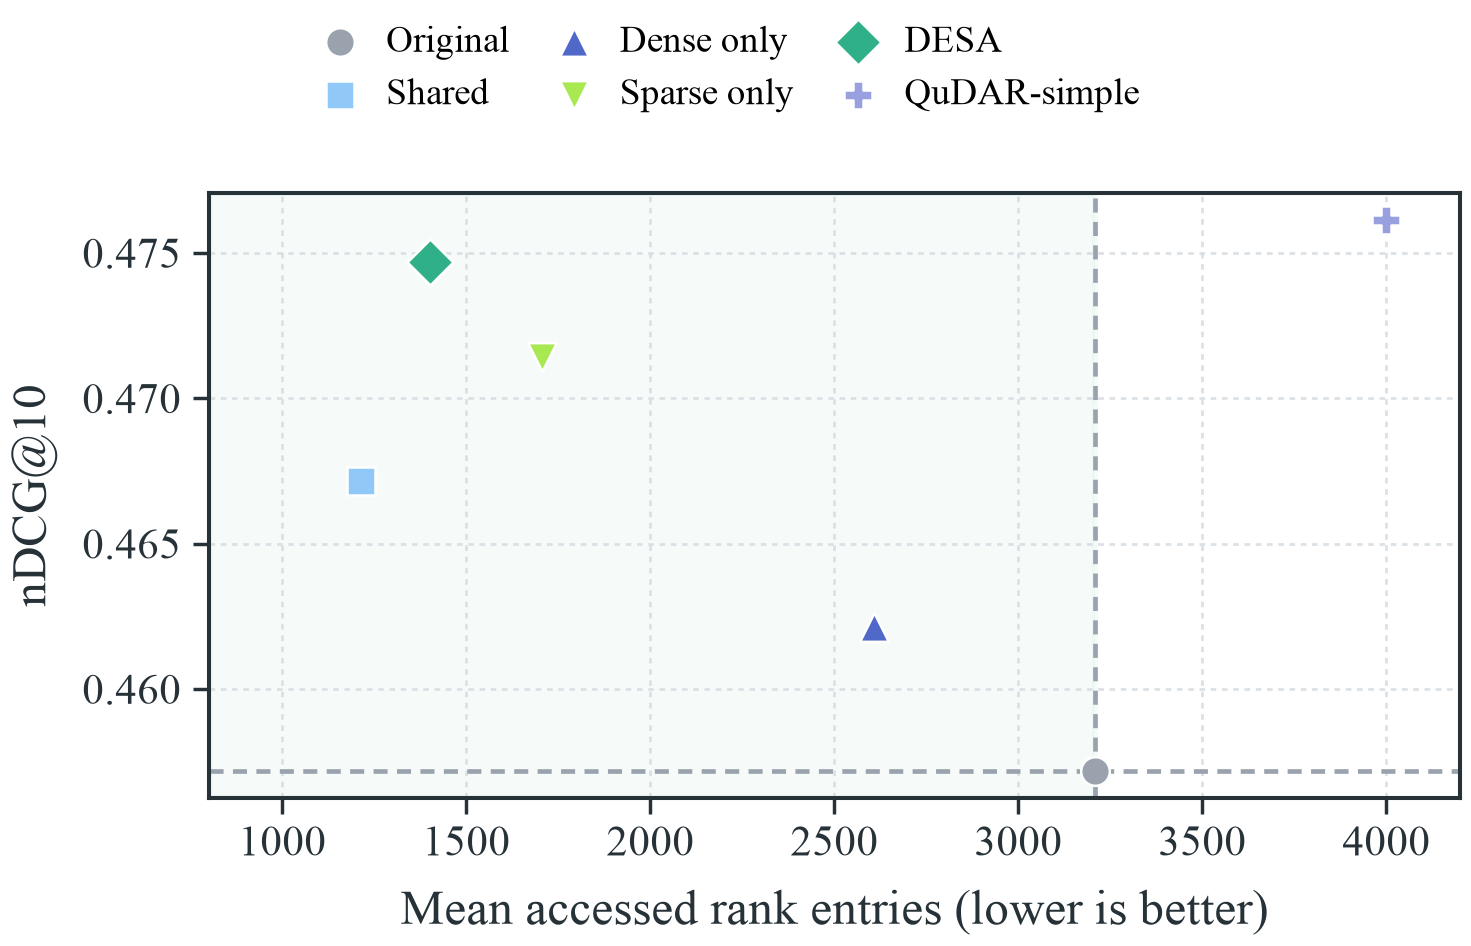

Python code for this plot:
from __future__ import annotations

import sys
from pathlib import Path

import matplotlib
import pandas as pd

matplotlib.use("Agg")
import matplotlib.pyplot as plt

ROOT = Path(__file__).resolve().parents[2]
sys.path.insert(0, str(ROOT / "figures"))

from qudar_style import COLORS, MARKERS, apply_style, finish_axis, save_figure


RESULTS = ROOT / "report" / "main-results.csv"
QUDAR = ROOT / "report" / "qudar-baseline-results.csv"

METHODS = (
    ("original", "Original", "original"),
    ("bridge_shared", "Shared", "shared"),
    ("dense_only", "Dense only", "dense"),
    ("sparse_only", "Sparse only", "sparse"),
    ("proposed", "DESA", "desa"),
)


def _macro_results() -> pd.DataFrame:
    frame = pd.read_csv(RESULTS)
    macro = (
        frame.groupby("method", as_index=False)[
            ["ndcg_at_10", "recall_at_20", "dense_depth", "sparse_depth"]
        ]
        .mean()
        .set_index("method")
    )
    macro["total_depth"] = macro["dense_depth"] + macro["sparse_depth"]
    original_depth = float(macro.loc["original", "total_depth"])
    qudar = pd.read_csv(QUDAR)
    qudar_macro = qudar[qudar["method"] == "qudar_simple_rrf_matched"][
        ["ndcg_at_10", "recall_at_20"]
    ].mean()
    macro.loc["qudar_simple_rrf_matched", "ndcg_at_10"] = qudar_macro["ndcg_at_10"]
    macro.loc["qudar_simple_rrf_matched", "recall_at_20"] = qudar_macro[
        "recall_at_20"
    ]
    macro.loc["qudar_simple_rrf_matched", "total_depth"] = 4000.0
    return macro


def main() -> None:
    apply_style()
    macro = _macro_results()
    fig, axis = plt.subplots(figsize=(3.35, 2.28))
    plot_methods = (*METHODS, ("qudar_simple_rrf_matched", "QuDAR-simple", "qudar"))

    metric = "ndcg_at_10"
    original_value = float(macro.loc["original", metric])
    original_depth = float(macro.loc["original", "total_depth"])
    axis.axvspan(800, original_depth, color=COLORS["desa"], alpha=0.045, zorder=0)
    axis.axvline(
        original_depth,
        color=COLORS["original"],
        linewidth=0.75,
        linestyle=(0, (3, 2)),
    )
    axis.axhline(
        original_value,
        color=COLORS["original"],
        linewidth=0.75,
        linestyle=(0, (3, 2)),
    )
    for method, label, style_key in plot_methods:
        axis.scatter(
            macro.loc[method, "total_depth"],
            macro.loc[method, metric],
            s=27 if style_key == "desa" else 21,
            marker=MARKERS[style_key],
            facecolor=COLORS[style_key],
            edgecolor="white",
            linewidth=0.4,
            zorder=3,
            label=label,
        )
    axis.set_ylabel("nDCG@10")
    axis.set_xlim(800, 4200)
    axis.set_xlabel("Mean accessed rank entries (lower is better)")
    finish_axis(axis)

    handles, labels = axis.get_legend_handles_labels()
    fig.legend(
        handles,
        labels,
        loc="upper center",
        bbox_to_anchor=(0.5, 0.985),
        ncol=3,
        fontsize=5.9,
        handletextpad=0.25,
        columnspacing=0.75,
    )
    fig.subplots_adjust(left=0.16, right=0.99, bottom=0.20, top=0.79)
    save_figure(fig, Path(__file__), "fig_quality_access_tradeoff.pdf")
    plt.close(fig)


if __name__ == "__main__":
    main()
